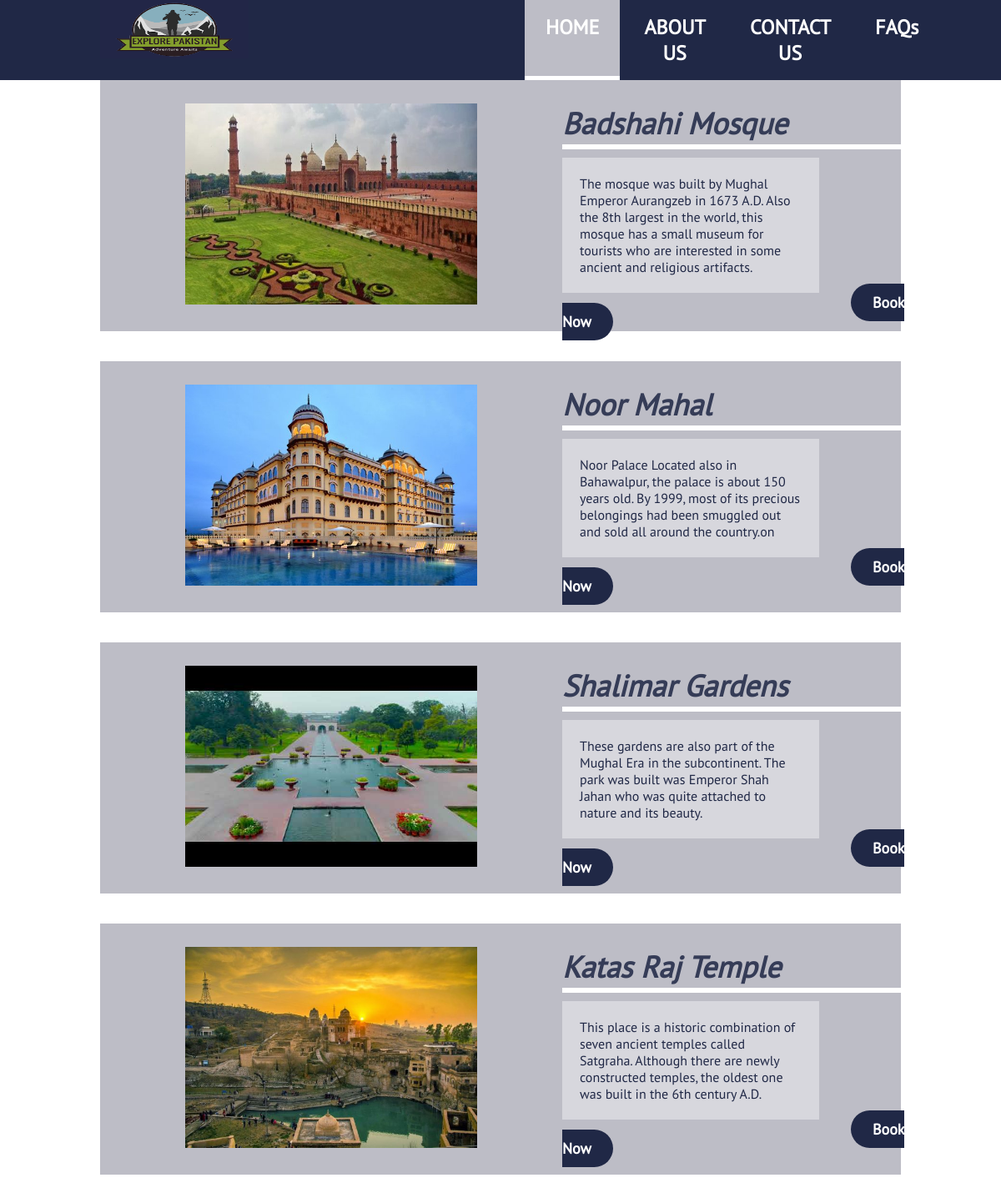
The page /explore_pakistan/details/4 on the database its author committed.
### explore_pakistan/models.py (models this page shows, shortened)
class Destinations(models.Model):
    province_id = models.ForeignKey(Provincess, on_delete=models.CASCADE, null=True)
    destination_name  = models.CharField(max_length=200)
    destination_image = models.ImageField(null=True, upload_to= "database_images/")
    destination_description  = models.TextField()

### explore_pakistan/views.py (the view)
# urls.py: path('details/<int:detail_id>', views.details, name='details'),
def details(request,detail_id):
    detail_data = Destinations.objects.filter(province_id=detail_id)
    context = {
       'detail_data' :  detail_data
    }
    return render(request, 'destinations.html',context)

### explore_pakistan/templates/destinations.html
{% extends "base_generic.html" %}
{% load static %}
{% block content %}
<header>
    <section id="header">
        <div class="container">
            <div class="flex">
                <div class="logo">
                    <img src="{% static 'images/exploe-removebg-preview.png' %}" width="178px" height="70px" alt="It is a logo.">
                </div>
                <div class="tabs">
                    <nav>
                        <ul id="nav">
                            <li class="btn active"><a href="{% url 'home' %}">HOME</a></li>
                            <li class="btn"><a href="{% url 'about' %}">ABOUT US</a></li>
                            <li class="btn"><a href="{% url 'contact' %}">CONTACT US</a></li>
                            <li class="btn"><a href="{% url 'faqs' %}">FAQs</a></li>
                        </ul>
                    </nav>
                </div>
            </div>
        </div>
    </section>
</header>
{% for destination in detail_data %}
<section id="hidone">
    <section id="section_twohead">
        <div class="container">
            <div class="section_two">
                <div class="img">
                    <img src="{{destination.destination_image.url}}" width="350px" height="241px"
                     alt="Shangrila">
                </div>
                <div id="one2">
                    <p class="heading">
                {{ destination.destination_name }}
                    </p>
                    <hr>
                    <p class="content">
                        {{ destination.destination_description }}
                    </p>
                    <p class="link">
                        <a target="_blank" href="{% url 'form' destination.id %}">Book Now</a>
                    </p>
                </div>
            </div>
        </div>
    </section>
 {% endfor %}
{% endblock %}

### explore_pakistan/static/css/home.css (style rules this page uses)
* { margin: 0%; font-family: PT Sans; }
.container { max-width: 1489px; width: 80%; margin: auto; }
header { position: sticky; top: 0; z-index: 1; }
.flex { display: flex; }
#nav { list-style-type: none; display: flex; }
#nav li:nth-child(1) { padding: 17px 25px 17px 25px; margin-left: 291px; }
section#header { background-color: #202846; display: flex; }
#nav li { padding: 17px 0px 17px 0px; margin-left: 4px; font-weight: 700; font-size: 24px; align-items: center; line-height: 31px; text-align: center; }
#nav .btn { padding: 17px 25px 17px 25px; margin-left: 4px; }
a { color: white; text-decoration: none; font-weight: 700; font-size: 24px; }
.section_two { background-color: #BDBDC6; display: flex; margin: 0px 0px 36px 0px; }
.img { padding: 28px 102px; }
p.heading { font-style: italic; font-weight: 700; font-size: 36px; line-height: 47px; color: #353C57; padding: 28px 0px 2px 0px; }
hr { border: 3px solid white; margin: 0px 102px 10px 0px; }
p.content { background-color: #D7D7DD; color: #202846; padding: 21px; margin-right: 102px; }
.btn { border: none; outline: none; padding: 10px 16px; cursor: pointer; font-size: 18px; }
.active, .btn:hover { border-bottom: 5px solid white; background-color: #BDBDC6; color: white; }
.link a { border-radius: 30px; background-color: #202846; padding: 11px 26px; font-size: 18px; font-weight: 700; margin: -20px 0px 2px 346px; }

### explore_pakistan/static/css/about-us.css (style rules this page uses)
.container { max-width: 1489px; width: 80%; margin: auto; }
header { position: sticky; top: 0; z-index: 1; }
.flex { display: flex; }
#nav { list-style-type: none; display: flex; }
#nav li:nth-child(1) { padding: 17px 25px 17px 25px; margin-left: 291px; }
section#header { background-color: #202846; display: flex; }
#nav li { padding: 17px 0px 17px 0px; margin-left: 4px; font-weight: 700; font-size: 24px; align-items: center; line-height: 31px; text-align: center; }
#nav .btn { padding: 17px 25px 17px 25px; margin-left: 4px; }
a { color: white; text-decoration: none; font-weight: 700; font-size: 24px; }
a { text-decoration: none; color: #353C57; }
hr { border: 3px solid white; margin: 0px -23px 10px 0px; }

### explore_pakistan/static/css/contact.css (style rules this page uses)
* { margin: 0px; font-family: PT Sans; }
.container { max-width: 1489px; width: 80%; margin: auto; }
header { position: sticky; top: 0; z-index: 1; }
.flex { display: flex; }
#nav { list-style-type: none; display: flex; }
#nav li:nth-child(1) { padding: 17px 25px 17px 25px; margin-left: 291px; }
section#header { background-color: #202846; display: flex; }
#nav li { padding: 17px 0px 17px 0px; margin-left: 4px; font-weight: 700; font-size: 24px; align-items: center; line-height: 31px; text-align: center; }
#nav .btn { padding: 17px 25px 17px 25px; margin-left: 4px; }
a { color: white; text-decoration: none; font-weight: 700; font-size: 24px; }
.btn { border: none; outline: none; padding: 10px 16px; cursor: pointer; font-size: 18px; }
.active, .btn:hover { border-bottom: 5px solid white; background-color: #BDBDC6; color: white; }

### explore_pakistan/static/css/faqs.css (style rules this page uses)
* { margin: 0%; font-family: PT Sans; }
.container { max-width: 1489px; width: 80%; margin: auto; }
header { position: sticky; top: 0; z-index: 1; }
.flex { display: flex; }
#nav { list-style-type: none; display: flex; }
#nav li:nth-child(1) { padding: 17px 25px 17px 25px; margin-left: 291px; }
section#header { background-color: #202846; display: flex; }
a { color: white; text-decoration: none; font-weight: 700; font-size: 24px; }
#nav li { padding: 17px 0px 17px 0px; margin-left: 4px; font-weight: 700; font-size: 24px; align-items: center; line-height: 31px; text-align: center; }
#nav .btn { padding: 17px 25px 17px 25px; margin-left: 4px; }
.btn { border: none; outline: none; padding: 10px 16px; cursor: pointer; font-size: 18px; }
.active, .btn:hover { border-bottom: 5px solid white; background-color: #BDBDC6; color: white; }

### rows shown on the page
Destinations: destination_image (picture), destination_name "Badshahi Mosque", destination_description "The mosque was built by Mughal Emperor Aurangzeb in 1673 A.D. Also the 8th largest in the world, this mosque has a small museum for tourists who are interested in some ancient and religious artifacts."
Destinations: destination_image (picture), destination_name "Noor Mahal", destination_description "Noor Palace Located also in Bahawalpur, the palace is about 150 years old. By 1999, most of its precious belongings had been smuggled out and sold all around the country.on"
Destinations: destination_image (picture), destination_name "Shalimar Gardens", destination_description "These gardens are also part of the Mughal Era in the subcontinent. The park was built was Emperor Shah Jahan who was quite attached to nature and its beauty."
Destinations: destination_image (picture), destination_name "Katas Raj Temple", destination_description "This place is a historic combination of seven ancient temples called Satgraha. Although there are newly constructed temples, the oldest one was built in the 6th century A.D."
